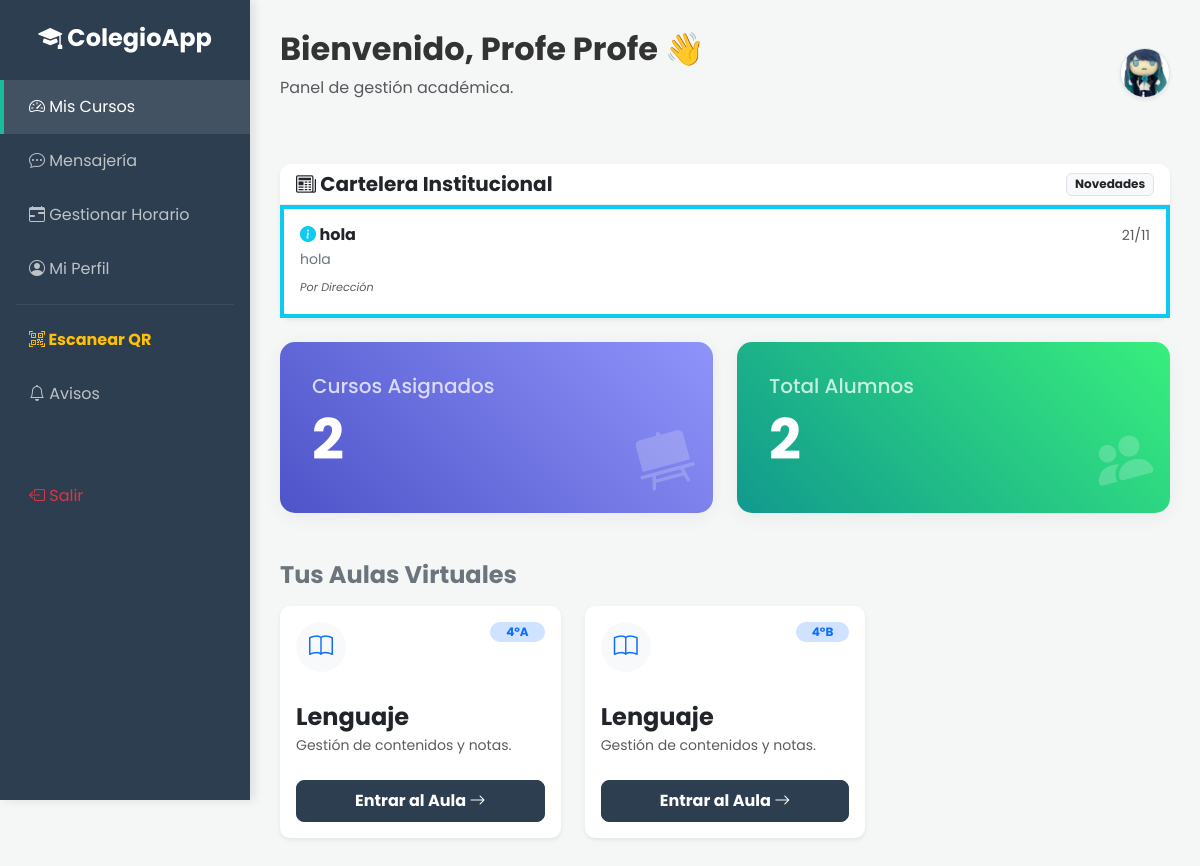
/profesor/dashboard.php (signed in), run on the app's committed database.
### tables this page shows
CREATE TABLE `anuncios` (
  `id` int(11) NOT NULL,
  `titulo` varchar(150) NOT NULL,
  `mensaje` text NOT NULL,
  `autor_id` int(11) NOT NULL,
  `tipo` enum('informativo','urgente') DEFAULT 'informativo',
  `fecha` timestamp NOT NULL DEFAULT current_timestamp()
);

CREATE TABLE `programacion_academica` (
  `id` int(11) NOT NULL,
  `curso_id` int(11) NOT NULL,
  `asignatura_id` int(11) NOT NULL,
  `profesor_id` int(11) NOT NULL
);

CREATE TABLE `cursos` (
  `id` int(11) NOT NULL,
  `nombre` varchar(50) NOT NULL
);

CREATE TABLE `asignaturas` (
  `id` int(11) NOT NULL,
  `nombre` varchar(50) NOT NULL
);

### includes/funciones.php (called while the page is built, shortened)
<?php
function e($string) {
    return htmlspecialchars($string, ENT_QUOTES, 'UTF-8');
}
?>

### profesor/dashboard.php (the view, shortened to what this page needs)
<?php
require '../config/db.php';
require '../includes/funciones.php';
$profe_id = $_SESSION['user_id'];
$sql = "SELECT
            pa.id as prog_id,
            c.nombre as curso,
            a.nombre as materia
        FROM programacion_academica pa
        JOIN cursos c ON pa.curso_id = c.id
        JOIN asignaturas a ON pa.asignatura_id = a.id
        WHERE pa.profesor_id = :pid";
$stmt = $pdo->prepare($sql);
$stmt->execute(['pid' => $profe_id]);
$clases = $stmt->fetchAll();
$total_cursos = count($clases);
$sqlAlumnos = "SELECT COUNT(DISTINCT m.alumno_id)
               FROM matriculas m
               JOIN programacion_academica pa ON m.curso_id = pa.curso_id
               WHERE pa.profesor_id = ?";
$stmtAlu = $pdo->prepare($sqlAlumnos);
$stmtAlu->execute([$profe_id]);
$total_alumnos = $stmtAlu->fetchColumn();
?>
<!DOCTYPE html>
<html lang="es">
<head>
    <link href="https://cdn.jsdelivr.net/npm/bootstrap@5.3.0/dist/css/bootstrap.min.css" rel="stylesheet">
    <link rel="stylesheet" href="https://cdn.jsdelivr.net/npm/bootstrap-icons@1.10.5/font/bootstrap-icons.css">
    <link href="../assets/css/style.css" rel="stylesheet">
</head>
<body>
<?php include '../includes/sidebar_profesor.php'; ?>
    <div class="main-content">
        <div class="d-flex justify-content-between align-items-center mb-5">
            <div>
                <h2 class="fw-bold">Bienvenido, Profe <?php echo explode(" ", $_SESSION['nombre'])[0]; ?> 👋</h2>
                <p class="text-muted">Panel de gestión académica.</p>
            </div>
            <?php
                $avatar = isset($_SESSION['foto']) && !empty($_SESSION['foto']) ? "../assets/uploads/perfiles/".$_SESSION['foto'] : "https://cdn-icons-png.flaticon.com/512/2995/2995620.png";
            ?>
            <img src="<?php echo $avatar; ?>" width="50" height="50" class="rounded-circle border shadow-sm" style="object-fit:cover;">
        </div>
        <?php include '../includes/widget_anuncios.php'; ?>
        <div class="row mb-5">
            <div class="col-md-6">
                <div class="card stat-card bg-gradient-primary h-100 p-3">
                    <div class="card-body">
                        <h5 class="card-title opacity-75">Cursos Asignados</h5>
                        <h2 class="display-4 fw-bold"><?php echo $total_cursos; ?></h2>
                        <i class="bi bi-easel2-fill stat-icon"></i>
                    </div>
                </div>
            </div>
            <div class="col-md-6">
                <div class="card stat-card bg-gradient-success h-100 p-3">
                    <div class="card-body">
                        <h5 class="card-title opacity-75">Total Alumnos</h5>
                        <h2 class="display-4 fw-bold"><?php echo $total_alumnos; ?></h2>
                        <i class="bi bi-people-fill stat-icon"></i>
                    </div>
                </div>
            </div>
        </div>
        <h4 class="fw-bold mb-3 text-secondary">Tus Aulas Virtuales</h4>
        <div class="row">
            <?php if($total_cursos == 0): ?>
                <div class="col-12"><div class="alert alert-info">No tienes cursos asignados aún.</div></div>
            <?php else: ?>
                <?php foreach($clases as $clase): ?>
                    <div class="col-md-4 mb-4">
                        <div class="card course-card-student h-100 shadow-sm border-0">
                            <div class="card-body">
                                <div class="d-flex justify-content-between align-items-start mb-3">
                                    <div class="icon-wrapper bg-light text-primary rounded-circle d-flex align-items-center justify-content-center" style="width:50px; height:50px;">
                                        <i class="bi bi-book fs-4"></i>
                                    </div>
                                    <span class="badge bg-primary-subtle text-primary rounded-pill px-3"><?php echo $clase['curso']; ?></span>
                                </div>
                                <h4 class="fw-bold mb-1"><?php echo $clase['materia']; ?></h4>
                                <p class="text-muted small mb-4">Gestión de contenidos y notas.</p>
                                <a href="ver_curso.php?id=<?php echo $clase['prog_id']; ?>" class="btn btn-primary w-100 fw-bold py-2 rounded-3">
                                    Entrar al Aula <i class="bi bi-arrow-right"></i>
                                </a>
                            </div>
                        </div>
                    </div>
                <?php endforeach; ?>
            <?php endif; ?>
        </div>
    </div>
</body>
</html>

### includes/widget_anuncios.php
<?php
$anuncios = $pdo->query("SELECT * FROM anuncios ORDER BY fecha DESC LIMIT 3")->fetchAll();
?>
<div class="card shadow-sm border-0 mb-4">
    <div class="card-header bg-white d-flex justify-content-between align-items-center">
        <h5 class="fw-bold text-dark mb-0"><i class="bi bi-newspaper"></i> Cartelera Institucional</h5>
        <span class="badge bg-light text-dark border">Novedades</span>
    </div>
    <div class="card-body p-0">
        <?php if(count($anuncios) == 0): ?>
            <div class="text-center py-4 text-muted small">No hay anuncios recientes.</div>
        <?php else: ?>
            <div class="list-group list-group-flush">
                <?php foreach($anuncios as $an): ?>
                    <?php
                        $borde = ($an['tipo'] == 'urgente') ? 'border-danger' : 'border-info';
                        $icono = ($an['tipo'] == 'urgente') ? '<i class="bi bi-exclamation-circle-fill text-danger"></i>' : '<i class="bi bi-info-circle-fill text-info"></i>';
                    ?>
                    <div class="list-group-item p-3 border-start border-4 <?php echo $borde; ?>">
                        <div class="d-flex w-100 justify-content-between">
                            <h6 class="mb-1 fw-bold"><?php echo $icono . " " . e($an['titulo']); ?></h6>
                            <small class="text-muted"><?php echo date("d/m", strtotime($an['fecha'])); ?></small>
                        </div>
                        <p class="mb-1 small text-secondary"><?php echo e($an['mensaje']); ?></p>
                        <small class="text-muted fst-italic" style="font-size: 0.7rem;">Por Dirección</small>
                    </div>
                <?php endforeach; ?>
            </div>
        <?php endif; ?>
    </div>
</div>

### assets/css/style.css (style rules this page uses)
:root { --primary-color: #2c3e50; --secondary-color: #34495e; --accent-color: #1abc9c; --bg-light: #f4f7f6; --text-dark: #333; --sidebar-width: 250px; }
body { font-family: 'Poppins', sans-serif; background-color: var(--bg-light); color: var(--text-dark); }
.card { border: none; border-radius: 12px; box-shadow: 0 4px 20px rgba(0,0,0,0.05); transition: transform 0.3s ease, box-shadow 0.3s ease; }
.card-header { background-color: #fff; border-bottom: 1px solid #eee; font-weight: 600; border-radius: 12px 12px 0 0 !important; }
.btn-primary { background-color: var(--primary-color); border-color: var(--primary-color); padding: 10px 20px; border-radius: 8px; }
.main-content { margin-left: var(--sidebar-width); padding: 30px; }
.stat-card { border-radius: 15px; overflow: hidden; position: relative; border: none; transition: transform 0.3s ease; color: white; }
.bg-gradient-primary { background: linear-gradient(45deg, #4e54c8, #8f94fb); }
.bg-gradient-success { background: linear-gradient(45deg, #11998e, #38ef7d); }
.stat-icon { position: absolute; right: 20px; bottom: 10px; font-size: 3.5rem; opacity: 0.2; transform: rotate(-15deg); }
.course-card-student { border-top: 5px solid var(--accent-color); background: white; border-radius: 10px; }
.course-card-student .icon-wrapper { width: 60px; height: 60px; background-color: var(--bg-light); border-radius: 50%; display: flex; align-items: center; justify-content: center; font-size: 1.8rem; color: var(--primary-color); margin-bottom: 15px; }

### data on the page
anuncios: titulo "hola", fecha "21/11", mensaje "hola"
programacion_academica: curso.nombre "4°A", asignatura.nombre "Lenguaje"
programacion_academica: curso.nombre "4°B", asignatura.nombre "Lenguaje"

### other printed values
explode(" ", $_SESSION['nombre'])[0] "Profe"
$total_cursos "2"
$total_alumnos "2"
